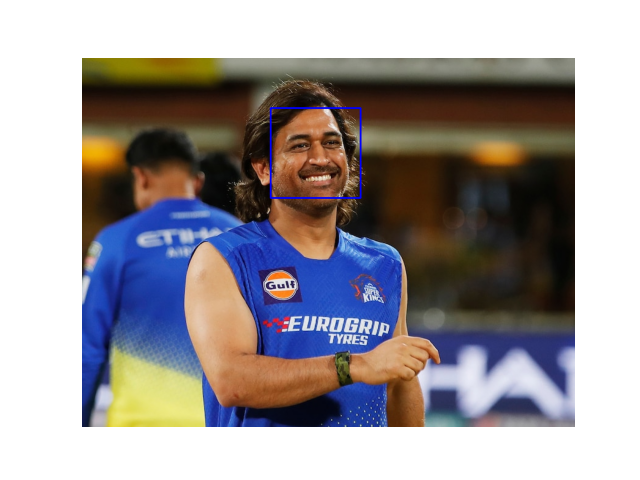

Recreate this plot in Python.
import cv2
import matplotlib.pyplot as plt

# Load the pre-trained Haar Cascade classifiers for face and smile detection
face_cascade = cv2.CascadeClassifier(cv2.data.haarcascades + 'haarcascade_frontalface_default.xml')
smile_cascade = cv2.CascadeClassifier(cv2.data.haarcascades + 'haarcascade_smile.xml')

# Check if the cascades are loaded properly
if face_cascade.empty() or smile_cascade.empty():
    print("Error loading cascade classifier")

# Load the image
image = cv2.imread(r"/Users/chrisnikky/Downloads/goat2.jpeg")

# Convert the image to grayscale
gray = cv2.cvtColor(image, cv2.COLOR_BGR2GRAY)

# Detect faces in the image
faces = face_cascade.detectMultiScale(gray, scaleFactor=1.1, minNeighbors=5, minSize=(30, 30))

# Draw rectangles around the detected faces and detect smiles within each face
for (x, y, w, h) in faces:
    cv2.rectangle(image, (x, y), (x + w, y + h), (255, 0, 0), 2)

    # Region of interest for the face to detect the smile
    roi_gray = gray[y:y+h, x:x+w]
    roi_color = image[y:y+h, x:x+w]

    # Detect smiles within the face region
    smiles = smile_cascade.detectMultiScale(roi_gray, scaleFactor=1.1, minNeighbors=10,minSize=(30,30))

    # Draw rectangles around the detected smiles
    for (sx, sy, sw, sh) in smiles:
        cv2.rectangle(roi_color, (sx, sy), (sx + sw, sy + sh), (0, 255, 0), 2)

# Convert the image from BGR to RGB for displaying with matplotlib
image_rgb = cv2.cvtColor(image, cv2.COLOR_BGR2RGB)

# Display the output using matplotlib
plt.imshow(image_rgb)
plt.axis('off')  # Hide the axes
plt.show()
